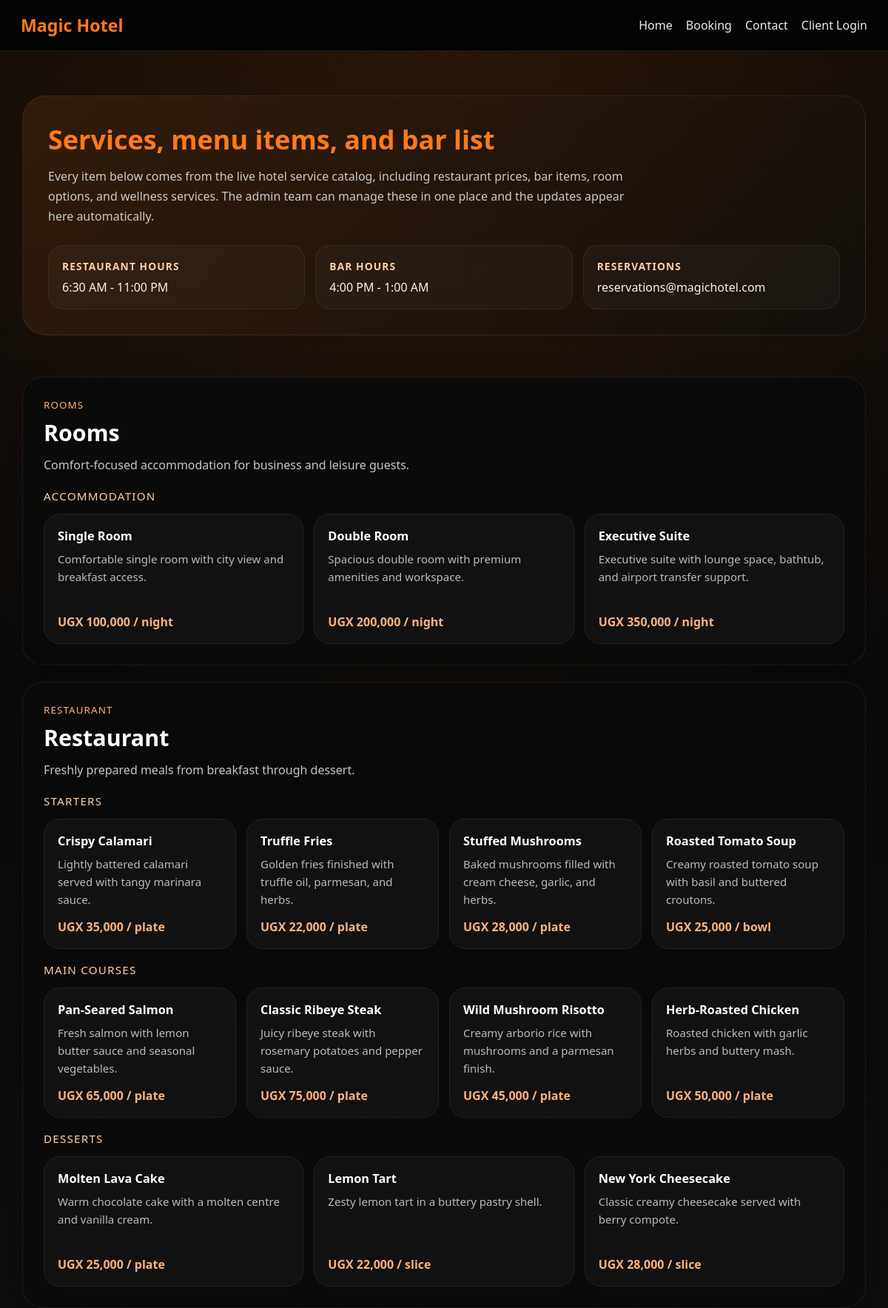
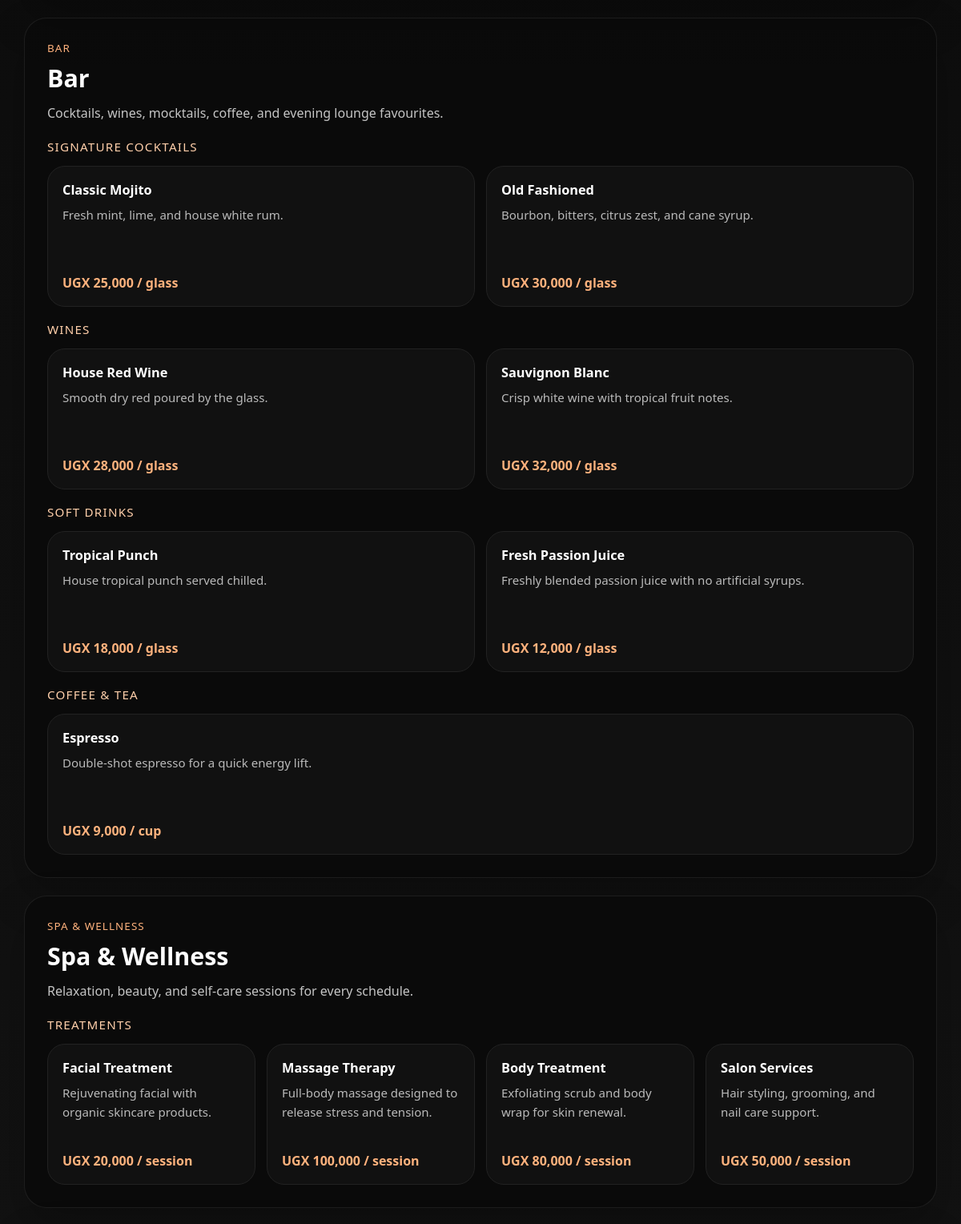
/services.php (upper part), run on the app's committed database (2 pictures, top to bottom).
### tables this page shows
CREATE TABLE IF NOT EXISTS services (
    id INT(11) NOT NULL AUTO_INCREMENT,
    category VARCHAR(50) NOT NULL,
    menu_section VARCHAR(100) NOT NULL DEFAULT 'General',
    service_name VARCHAR(255) NOT NULL,
    description TEXT DEFAULT NULL,
    price DECIMAL(10,2) NOT NULL,
    pricing_unit VARCHAR(50) NOT NULL DEFAULT 'item',
    sort_order INT(11) NOT NULL DEFAULT 0,
    is_available TINYINT(1) DEFAULT 1,
    PRIMARY KEY (id),
    KEY idx_services_category (category),
    KEY idx_services_availability (is_available)
);

### hotel_helpers.php (called while the page is built, shortened)
<?php
function getCategoryMeta(): array
{
    return [
        'rooms' => [
            'label' => 'Rooms',
            'summary' => 'Comfort-focused accommodation for business and leisure guests.'
        ],
        'restaurant' => [
            'label' => 'Restaurant',
            'summary' => 'Freshly prepared meals from breakfast through dessert.'
        ],
        'bar' => [
            'label' => 'Bar',
            'summary' => 'Cocktails, wines, mocktails, coffee, and evening lounge favourites.'
        ],
        'spa' => [
            'label' => 'Spa & Wellness',
            'summary' => 'Relaxation, beauty, and self-care sessions for every schedule.'
        ],
        'gym' => [
            'label' => 'Gym & Fitness',
            'summary' => 'Fitness access, training support, and wellness sessions.'
        ],
    ];
}
function formatUgx(float $amount): string
{
    return 'UGX ' . number_format($amount, 0);
}
function getHotelSettingDefaults(): array
{
    return [
        'hotel_name' => 'Magic Hotel',
        'tagline' => 'Where elegance meets comfort.',
        'primary_phone' => '+256 700 000 234',
        'secondary_phone' => '+256 774 070 756',
        'whatsapp_number' => '256774070756',
        'email' => 'contact@magichotel.com',
        'reservation_email' => 'reservations@magichotel.com',
        'address' => 'Plot 12, Sunset Avenue, Kampala, Uganda',
        'front_desk_hours' => 'Open 24/7',
        'restaurant_hours' => '6:30 AM - 11:00 PM',
        'bar_hours' => '4:00 PM - 1:00 AM',
    ];
}
function getHotelSettings(mysqli $conn): array
{
    $settings = getHotelSettingDefaults();
    $result = $conn->query("SELECT setting_key, setting_value FROM hotel_settings");
    if ($result instanceof mysqli_result) {
        while ($row = $result->fetch_assoc()) {
            $settings[$row['setting_key']] = $row['setting_value'];
        }
    }
    return $settings;
}
function getServiceCatalog(mysqli $conn, bool $availableOnly = true): array
{
    $filters = $availableOnly ? "WHERE is_available = 1" : "";
    $sql = "
        SELECT id, category, menu_section, service_name, description, price, pricing_unit, sort_order, is_available
        FROM services
        $filters
        ORDER BY
            FIELD(category, 'rooms', 'restaurant', 'bar', 'spa', 'gym'),
            sort_order ASC,
            service_name ASC
    ";
    $result = $conn->query($sql);
    $catalog = [];
    if ($result instanceof mysqli_result) {
        while ($row = $result->fetch_assoc()) {
            $category = $row['category'];
            $section = trim((string) $row['menu_section']) !== '' ? $row['menu_section'] : 'General';
            if (!isset($catalog[$category])) {
                $catalog[$category] = [];
            }
            if (!isset($catalog[$category][$section])) {
                $catalog[$category][$section] = [];
            }
            $catalog[$category][$section][] = $row;
        }
    }
    return $catalog;
}

### services.php (the view, shortened to what this page needs)
<?php
require_once 'config.php';
require_once 'hotel_helpers.php';
$settings = getHotelSettings($conn);
$categoryMeta = getCategoryMeta();
$catalog = getServiceCatalog($conn, true);
?>
<!DOCTYPE html>
<html lang="en">
<head>
</head>
<body>
    <nav class="navbar">
        <a class="logo" href="index.html"><?php echo htmlspecialchars($settings['hotel_name']); ?></a>
        <div class="nav-links">
            <a href="index.html">Home</a>
            <a href="booking.php">Booking</a>
            <a href="contact.php">Contact</a>
            <a href="login.php">Client Login</a>
        </div>
    </nav>
    <section class="hero">
        <div class="hero-card">
            <h1>Services, menu items, and bar list</h1>
            <p>Every item below comes from the live hotel service catalog, including restaurant prices, bar items, room options, and wellness services. The admin team can manage these in one place and the updates appear here automatically.</p>
            <div class="hero-meta">
                <div>
                    <strong>Restaurant Hours</strong>
                    <span><?php echo htmlspecialchars($settings['restaurant_hours']); ?></span>
                </div>
                <div>
                    <strong>Bar Hours</strong>
                    <span><?php echo htmlspecialchars($settings['bar_hours']); ?></span>
                </div>
                <div>
                    <strong>Reservations</strong>
                    <span><?php echo htmlspecialchars($settings['reservation_email']); ?></span>
                </div>
            </div>
        </div>
    </section>
    <main class="wrap">
        <?php foreach ($catalog as $category => $sections): ?>
            <section class="category-card">
                <div class="category-label"><?php echo htmlspecialchars($categoryMeta[$category]['label'] ?? ucfirst($category)); ?></div>
                <h2><?php echo htmlspecialchars($categoryMeta[$category]['label'] ?? ucfirst($category)); ?></h2>
                <p><?php echo htmlspecialchars($categoryMeta[$category]['summary'] ?? ''); ?></p>
                <?php foreach ($sections as $sectionName => $services): ?>
                    <div class="section-title"><?php echo htmlspecialchars($sectionName); ?></div>
                    <div class="service-grid">
                        <?php foreach ($services as $service): ?>
                            <article class="service-card">
                                <h3><?php echo htmlspecialchars($service['service_name']); ?></h3>
                                <p><?php echo htmlspecialchars((string) $service['description']); ?></p>
                                <div class="service-price">
                                    <?php echo htmlspecialchars(formatUgx((float) $service['price'])); ?> / <?php echo htmlspecialchars($service['pricing_unit']); ?>
                                </div>
                            </article>
                        <?php endforeach; ?>
                    </div>
                <?php endforeach; ?>
            </section>
        <?php endforeach; ?>
    </main>
</body>
</html>

### services.php (style rules this page uses)
* { box-sizing: border-box; margin: 0; padding: 0; }
body { font-family: "Segoe UI", Arial, sans-serif; background: radial-gradient(circle at top, rgba(255, 122, 26, 0.14), transparent 28%), linear-gradient(180deg, #050505, #0d0d0d 38%, #141414); color: #f5f5f5; }
.navbar { position: sticky; top: 0; z-index: 10; display: flex; justify-content: space-between; align-items: center; gap: 16px; padding: 18px 28px; background: rgba(4, 4, 4, 0.96); border-bottom: 1px solid rgba(255, 255, 255, 0.08); }
.logo { color: #ff7a1a; text-decoration: none; font-size: 1.45rem; font-weight: 700; }
.nav-links { display: flex; flex-wrap: wrap; gap: 18px; }
.nav-links a { color: #ececec; text-decoration: none; }
.hero { width: min(1180px, 100%); margin: 0 auto; padding: 60px 20px 34px; }
.hero-card { padding: 34px; border-radius: 32px; background: linear-gradient(135deg, rgba(255, 122, 26, 0.16), rgba(255, 122, 26, 0.03)), rgba(10, 10, 10, 0.92); border: 1px solid rgba(255, 255, 255, 0.08); }
.hero-card h1 { color: #ff7a1a; font-size: clamp(2.2rem, 3vw, 3.4rem); margin-bottom: 12px; }
.hero-card p { max-width: 780px; color: #c9c9c9; line-height: 1.7; }
.hero-meta { display: grid; grid-template-columns: repeat(auto-fit, minmax(200px, 1fr)); gap: 14px; margin-top: 24px; }
.hero-meta div { padding: 18px; border-radius: 20px; background: rgba(255, 255, 255, 0.03); border: 1px solid rgba(255, 255, 255, 0.06); color: #f2f2f2; }
.hero-meta strong { display: block; margin-bottom: 8px; color: #ffcfaa; font-size: 0.86rem; text-transform: uppercase; letter-spacing: 0.08em; }
.wrap { width: min(1180px, 100%); margin: 0 auto; padding: 0 20px 60px; }
.category-card { margin-top: 22px; padding: 28px; border-radius: 28px; background: rgba(10, 10, 10, 0.92); border: 1px solid rgba(255, 255, 255, 0.08); box-shadow: 0 24px 56px rgba(0, 0, 0, 0.24); }
.category-label { color: #ffb27d; text-transform: uppercase; letter-spacing: 0.08em; font-size: 0.84rem; margin-bottom: 8px; }
.category-card h2 { color: #ffffff; margin-bottom: 10px; font-size: 1.9rem; }
.category-card > p { color: #c5c5c5; line-height: 1.7; margin-bottom: 18px; }
.section-title { margin: 18px 0 14px; color: #ffcfaa; font-size: 0.95rem; text-transform: uppercase; letter-spacing: 0.08em; }
.service-grid { display: grid; grid-template-columns: repeat(auto-fit, minmax(250px, 1fr)); gap: 14px; }
.service-card { padding: 18px; border-radius: 22px; background: #111111; border: 1px solid #222222; }
.service-card h3 { color: #ffffff; margin-bottom: 8px; font-size: 1.02rem; }
.service-card p { color: #bababa; line-height: 1.6; font-size: 0.94rem; min-height: 74px; }
.service-price { margin-top: 12px; color: #ffb27d; font-weight: 700; }

### data on the page
services: service_name "Single Room", description "Comfortable single room with city view and breakfast access.", price "UGX 100,000", pricing_unit "night"
services: service_name "Double Room", description "Spacious double room with premium amenities and workspace.", price "UGX 200,000", pricing_unit "night"
services: service_name "Executive Suite", description "Executive suite with lounge space, bathtub, and airport transfer support.", price "UGX 350,000", pricing_unit "night"
services: service_name "Crispy Calamari", description "Lightly battered calamari served with tangy marinara sauce.", price "UGX 35,000", pricing_unit "plate"
services: service_name "Truffle Fries", description "Golden fries finished with truffle oil, parmesan, and herbs.", price "UGX 22,000", pricing_unit "plate"
services: service_name "Stuffed Mushrooms", description "Baked mushrooms filled with cream cheese, garlic, and herbs.", price "UGX 28,000", pricing_unit "plate"
services: service_name "Roasted Tomato Soup", description "Creamy roasted tomato soup with basil and buttered croutons.", price "UGX 25,000", pricing_unit "bowl"
services: service_name "Pan-Seared Salmon", description "Fresh salmon with lemon butter sauce and seasonal vegetables.", price "UGX 65,000", pricing_unit "plate"
services: service_name "Classic Ribeye Steak", description "Juicy ribeye steak with rosemary potatoes and pepper sauce.", price "UGX 75,000", pricing_unit "plate"
services: service_name "Wild Mushroom Risotto", description "Creamy arborio rice with mushrooms and a parmesan finish.", price "UGX 45,000", pricing_unit "plate"
services: service_name "Herb-Roasted Chicken", description "Roasted chicken with garlic herbs and buttery mash.", price "UGX 50,000", pricing_unit "plate"
services: service_name "Molten Lava Cake", description "Warm chocolate cake with a molten centre and vanilla cream.", price "UGX 25,000", pricing_unit "plate"
services: service_name "Lemon Tart", description "Zesty lemon tart in a buttery pastry shell.", price "UGX 22,000", pricing_unit "slice"
services: service_name "New York Cheesecake", description "Classic creamy cheesecake served with berry compote.", price "UGX 28,000", pricing_unit "slice"
services: service_name "Classic Mojito", description "Fresh mint, lime, and house white rum.", price "UGX 25,000", pricing_unit "glass"
services: service_name "Old Fashioned", description "Bourbon, bitters, citrus zest, and cane syrup.", price "UGX 30,000", pricing_unit "glass"
services: service_name "House Red Wine", description "Smooth dry red poured by the glass.", price "UGX 28,000", pricing_unit "glass"
services: service_name "Sauvignon Blanc", description "Crisp white wine with tropical fruit notes.", price "UGX 32,000", pricing_unit "glass"
services: service_name "Tropical Punch", description "House tropical punch served chilled.", price "UGX 18,000", pricing_unit "glass"
services: service_name "Fresh Passion Juice", description "Freshly blended passion juice with no artificial syrups.", price "UGX 12,000", pricing_unit "glass"
services: service_name "Espresso", description "Double-shot espresso for a quick energy lift.", price "UGX 9,000", pricing_unit "cup"
services: service_name "Facial Treatment", description "Rejuvenating facial with organic skincare products.", price "UGX 20,000", pricing_unit "session"
services: service_name "Massage Therapy", description "Full-body massage designed to release stress and tension.", price "UGX 100,000", pricing_unit "session"
services: service_name "Body Treatment", description "Exfoliating scrub and body wrap for skin renewal.", price "UGX 80,000", pricing_unit "session"
services: service_name "Salon Services", description "Hair styling, grooming, and nail care support.", price "UGX 50,000", pricing_unit "session"

### other printed values
$settings['hotel_name'] "Magic Hotel"
$settings['restaurant_hours'] "6:30 AM - 11:00 PM"
$settings['bar_hours'] "4:00 PM - 1:00 AM"
$settings['reservation_email'] "reservations@magichotel.com"
$categoryMeta[$category]['label'] "ROOMS"
$categoryMeta[$category]['label'] "Rooms"
$categoryMeta[$category]['summary'] "Comfort-focused accommodation for business and leisure guests."
$sectionName "ACCOMMODATION"
$categoryMeta[$category]['label'] "RESTAURANT"
$categoryMeta[$category]['label'] "Restaurant"
$categoryMeta[$category]['summary'] "Freshly prepared meals from breakfast through dessert."
$sectionName "STARTERS"
$sectionName "MAIN COURSES"
$sectionName "DESSERTS"
$categoryMeta[$category]['label'] "BAR"
